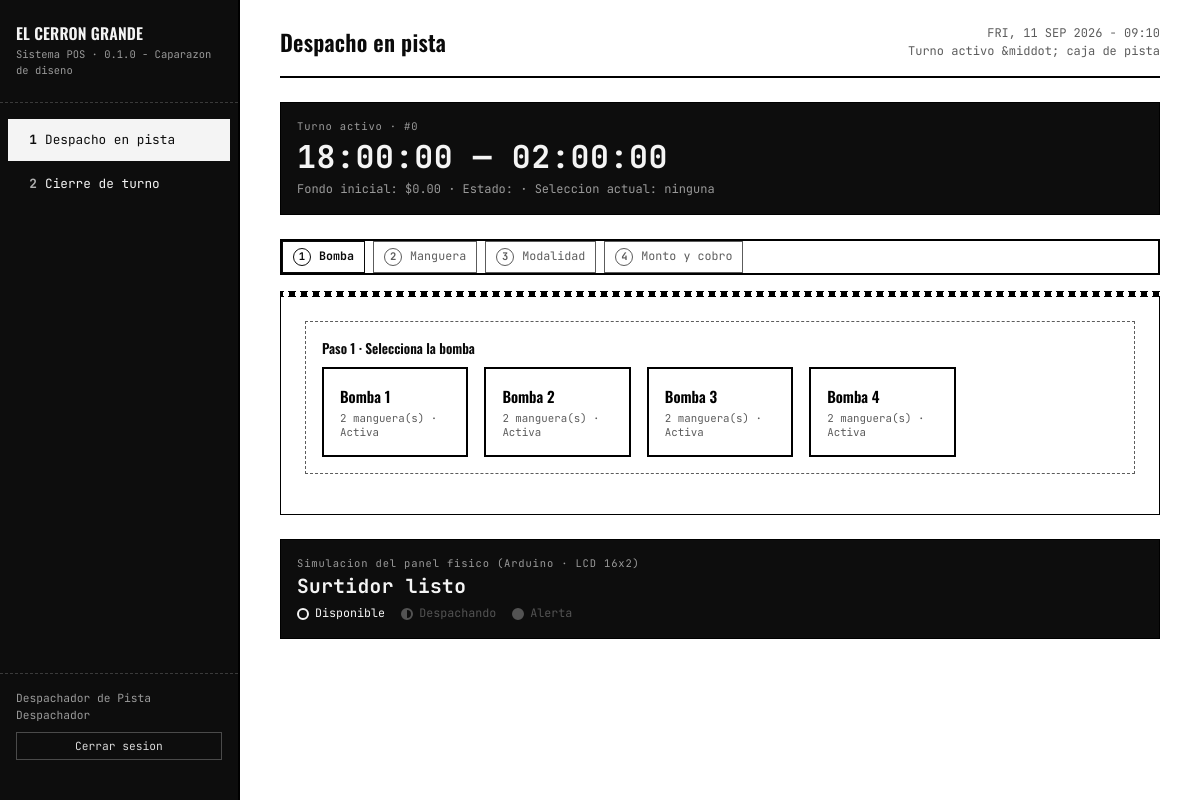
The page /index.php (signed in) on the database its author committed.
### tables this page shows
CREATE TABLE `bombas` (
  `id_bomba` INT AUTO_INCREMENT PRIMARY KEY,
  `numero_bomba` INT NOT NULL UNIQUE,
  `estado` ENUM('activa', 'mantenimiento', 'inactiva') DEFAULT 'activa'
);

### index.php (called while the page is built, shortened)
<?php
require_once __DIR__ . '/config/session.php';
$rol = Sesion::rolActual();
$vistasPorDefecto = [
    'administrador' => 'dashboard',
    'cajero'        => 'pos_tienda',
    'despachador'   => 'pos_pista',
];
$vista = $_GET['vista'] ?? $vistasPorDefecto[$rol];
$rutasPermitidas = [
    'administrador' => [
        'dashboard'   => '/view/admin/dashboard.php',
        'tanques'     => '/view/admin/tanque_monitor.php',
        'precios'     => '/view/admin/precios.php',
        'inventario'  => '/view/admin/inventario.php',
        'proveedores' => '/view/admin/proveedores.php',
        'usuarios'    => '/view/admin/usuarios.php',
        'asistencia'  => '/view/admin/asistencia.php',
        'reportes'    => '/view/admin/reportes.php',
    ],
    'cajero' => [
        'pos_tienda'  => '/view/cajero/pos_tienda.php',
        'cierre_caja' => '/view/cajero/cierre_caja.php',
    ],
    'despachador' => [
        'pos_pista'    => '/view/despachador/pos_pista.php',
        'cierre_turno' => '/view/despachador/cierre_turno.php',
    ],
];
require __DIR__ . $rutasPermitidas[$rol][$vista];

### config/session.php (called while the page is built, shortened)
<?php
class Sesion
{
    public static function rolActual(): ?string
    {
        return $_SESSION['rol'] ?? null;
    }
    public static function nombreActual(): string
    {
        return $_SESSION['nombre_usuario'] ?? 'Invitado';
    }
    public static function idUsuarioActual(): ?int
    {
        return $_SESSION['id_usuario'] ?? null;
    }
    public static function idAsistenciaActual(): ?int
    {
        return $_SESSION['id_asistencia'] ?? null;
    }
}

### controller/TurnoController.php (called while the page is built, shortened)
<?php
require_once __DIR__ . '/../config/database.php';
require_once __DIR__ . '/../config/session.php';
require_once __DIR__ . '/../model/Turno.php';
require_once __DIR__ . '/../model/Manguera.php';
require_once __DIR__ . '/../model/LecturaTurno.php';
class TurnoController
{
    public static function obtenerOAbrirTurnoActivo(string $tipoCaja): array
    {
        $conexion   = Database::obtenerConexion();
        $idUsuario  = Sesion::idUsuarioActual();
        $turno = Turno::obtenerAbiertoPorUsuario($conexion, $idUsuario);
        if ($turno === null) {
            $idTurno = Turno::abrir($conexion, Sesion::idAsistenciaActual(), $tipoCaja, self::MONTO_INICIAL_DEFECTO);
            if ($tipoCaja === 'pista') {
                foreach (Manguera::obtenerActivas($conexion) as $idManguera) {
                    $contadorInicial = Manguera::obtenerContadorActual($conexion, (int) $idManguera);
                    LecturaTurno::abrirParaTurno($conexion, $idTurno, (int) $idManguera, $contadorInicial);
                }
            }
            $turno = Turno::obtenerAbiertoPorUsuario($conexion, $idUsuario);
        }
        return [
            'id_turno'       => (int) $turno['id_turno'],
            'usuario'        => Sesion::nombreActual(),
            'tipo_caja'      => $turno['tipo_caja'],
            'hora_inicio'    => date('H:i:s', strtotime($turno['fecha_inicio'])),
            'hora_prevista'  => date('H:i:s', strtotime($turno['fecha_inicio']) + DURACION_TURNO_HORAS * 3600),
            'monto_inicial'  => (float) $turno['monto_inicial'],
            'estado'         => $turno['estado'],
        ];
    }
}

### model/Turno.php (called while the page is built, shortened)
<?php
class Turno
{
    public static function obtenerAbiertoPorUsuario(PDO $conexion, int $idUsuario): ?array
    {
        $sql = "SELECT t.* FROM turnos t
                JOIN asistencia a ON a.id_asistencia = t.id_asistencia
                WHERE a.id_usuario = :id_usuario AND t.estado = 'abierto'
                ORDER BY t.id_turno DESC LIMIT 1";
        $stmt = $conexion->prepare($sql);
        $stmt->execute([':id_usuario' => $idUsuario]);
        $fila = $stmt->fetch();
        return $fila ?: null;
    }
    public static function abrir(PDO $conexion, int $idAsistencia, string $tipoCaja, float $montoInicial = 20.00): int
    {
        $stmt = $conexion->prepare(
            'INSERT INTO turnos (id_asistencia, tipo_caja, monto_inicial) VALUES (:id_asistencia, :tipo_caja, :monto_inicial)'
        );
        $stmt->execute([
            ':id_asistencia' => $idAsistencia,
            ':tipo_caja'     => $tipoCaja,
            ':monto_inicial' => $montoInicial,
        ]);
        return (int) $conexion->lastInsertId();
    }
}

### model/Manguera.php (called while the page is built, shortened)
<?php
class Manguera
{
    public static function obtenerContadorActual(PDO $conexion, int $idManguera): float
    {
        $stmt = $conexion->prepare('SELECT contador_acumulado FROM mangueras WHERE id_manguera = :id');
        $stmt->execute([':id' => $idManguera]);
        return (float) $stmt->fetchColumn();
    }
    public static function obtenerActivas(PDO $conexion): array
    {
        $sql = "SELECT m.id_manguera FROM mangueras m
                JOIN bombas b ON b.id_bomba = m.id_bomba
                WHERE b.estado = 'activa'";
        return $conexion->query($sql)->fetchAll(PDO::FETCH_COLUMN);
    }
}

### model/LecturaTurno.php (called while the page is built, shortened)
<?php
class LecturaTurno
{
    public static function abrirParaTurno(PDO $conexion, int $idTurno, int $idManguera, float $contadorInicial): void
    {
        $stmt = $conexion->prepare(
            'INSERT INTO lecturas_turno (id_turno, id_manguera, contador_inicial) VALUES (:id_turno, :id_manguera, :contador_inicial)'
        );
        $stmt->execute([':id_turno' => $idTurno, ':id_manguera' => $idManguera, ':contador_inicial' => $contadorInicial]);
    }
}

### config/database.php (called while the page is built, shortened)
<?php
class Database
{
    private static ?PDO $conexion = null;
    public static function obtenerConexion(): PDO
    {
        if (self::$conexion === null) {
            $dsn = 'mysql:host=' . self::HOST . ';port=' . self::PUERTO
                 . ';dbname=' . self::NOMBRE . ';charset=' . self::CHARSET;
            self::$conexion = new PDO($dsn, self::USUARIO, self::CLAVE, [
                PDO::ATTR_ERRMODE            => PDO::ERRMODE_EXCEPTION,
                PDO::ATTR_DEFAULT_FETCH_MODE => PDO::FETCH_ASSOC,
                PDO::ATTR_EMULATE_PREPARES   => false,
            ]);
        }
        return self::$conexion;
    }
}

### model/Bomba.php (called while the page is built, shortened)
<?php
class Bomba
{
    public static function obtenerTodasConMangueras(PDO $conexion): array
    {
        $bombas = $conexion->query('SELECT id_bomba, numero_bomba, estado FROM bombas ORDER BY numero_bomba')->fetchAll();
        $sqlMangueras = $conexion->prepare(
            'SELECT m.id_manguera, m.color_identificador, t.tipo_combustible
             FROM mangueras m JOIN tanques t ON t.id_tanque = m.id_tanque
             WHERE m.id_bomba = :id_bomba ORDER BY m.id_manguera'
        );
        $resultado = [];
        foreach ($bombas as $b) {
            $sqlMangueras->execute([':id_bomba' => $b['id_bomba']]);
            $mangueras = [];
            foreach ($sqlMangueras->fetchAll() as $m) {
                $mangueras[] = [
                    'id'          => $m['id_manguera'],
                    'combustible' => ucfirst($m['tipo_combustible']),
                    'color'       => $m['color_identificador'],
                    'estado'      => $b['estado'] === 'activa' ? 'disponible' : 'bloqueada',
                ];
            }
            $resultado[] = [
                'id'        => $b['id_bomba'],
                'numero'    => $b['numero_bomba'],
                'estado'    => $b['estado'],
                'mangueras' => $mangueras,
            ];
        }
        return $resultado;
    }
}

### controller/DespachoController.php (called while the page is built, shortened)
<?php
require_once __DIR__ . '/../config/database.php';
require_once __DIR__ . '/../model/Bomba.php';
require_once __DIR__ . '/../model/Manguera.php';
class DespachoController
{
    public static function bombas(): array
    {
        return Bomba::obtenerTodasConMangueras(Database::obtenerConexion());
    }
}

### view/despachador/pos_pista.php (the view, shortened to what this page needs)
<?php
require_once __DIR__ . '/../../controller/DespachoController.php';
require_once __DIR__ . '/../../controller/TurnoController.php';
$tituloPagina    = 'Despacho en pista';
$subtituloPagina = 'Turno activo &middot; caja de pista';
$vistaActiva     = 'pos_pista';
require __DIR__ . '/../layout/header.php';
$bombas      = DespachoController::bombas();
$turno       = TurnoController::obtenerOAbrirTurnoActivo('pista');
?>
<div class="visor" style="margin-bottom:24px;">
    <div class="visor__etiqueta">Turno activo &middot; #<?= $turno['id_turno'] ?></div>
    <div class="visor__digitos"><?= htmlspecialchars($turno['hora_inicio']) ?> &mdash; <?= htmlspecialchars($turno['hora_prevista']) ?></div>
    <div style="margin-top:8px; font-size:0.8rem; color:#9a9a9a;">
        Fondo inicial: $<?= number_format($turno['monto_inicial'], 2) ?> &middot; Estado: <?= htmlspecialchars($turno['estado']) ?>
        &middot; Seleccion actual: <span id="resumen-seleccion">ninguna</span>
    </div>
</div>
<form id="form-despacho" method="post" action="index.php?accion=despacho">
<div class="pasos">
    <div class="paso activo" data-paso-indicador="1"><span class="num-paso">1</span> Bomba</div>
    <div class="paso" data-paso-indicador="2"><span class="num-paso">2</span> Manguera</div>
    <div class="paso" data-paso-indicador="3"><span class="num-paso">3</span> Modalidad</div>
    <div class="paso" data-paso-indicador="4"><span class="num-paso">4</span> Monto y cobro</div>
</div>
<div class="ticket">
    <div class="ticket__borde-perforado"></div>
    <div class="ticket__cuerpo">
        <div class="bloque-paso" data-paso="1">
            <div class="bloque-paso__titulo">Paso 1 &middot; Selecciona la bomba</div>
            <div class="grilla-teclas" id="grilla-bombas">
                <?php foreach ($bombas as $b): ?>
                <button class="tecla" type="button"
                        data-bomba-id="<?= $b['id'] ?>"
                        <?= $b['estado'] !== 'activa' ? 'disabled' : '' ?>>
                    <div class="tecla__titulo">Bomba <?= $b['numero'] ?></div>
                    <div class="tecla__meta">
                        <?= count($b['mangueras']) ?> manguera(s) &middot;
                        <?= $b['estado'] === 'activa' ? 'Activa' : 'Mantenimiento' ?>
                    </div>
                </button>
                <?php endforeach; ?>
            </div>
        </div>
    </div>
</div>
</form>
<div class="visor" id="panel-arduino">
    <div class="visor__etiqueta">Simulacion del panel fisico (Arduino &middot; LCD 16x2)</div>
    <div class="visor__digitos" id="pantalla-lcd" style="font-size:1.3rem;">Surtidor listo</div>
    <div style="margin-top:8px; display:flex; gap:16px;">
        <span class="estado estado--normal" id="led-verde"><span class="estado__marca"></span> Disponible</span>
        <span class="estado estado--advertencia" id="led-amarillo" style="opacity:0.3;"><span class="estado__marca"></span> Despachando</span>
        <span class="estado estado--alerta" id="led-rojo" style="opacity:0.3;"><span class="estado__marca"></span> Alerta</span>
    </div>
</div>
<?php require __DIR__ . '/../layout/footer.php'; ?>

### view/layout/header.php (shortened to what this page needs)
<?php
$rol = Sesion::rolActual();
$vistaActiva = $vistaActiva ?? '';
?>
<!DOCTYPE html>
<html lang="es">
<head>
    <link rel="stylesheet" href="assets/css/style.css">
</head>
<body>
<div class="app-shell">
    <nav class="rail">
        <div>
            <div class="rail__marca">
                <div class="fuente-display">EL CERRON GRANDE</div>
                <small>Sistema POS &middot; <?= VERSION_SISTEMA ?></small>
            </div>
            <ul class="rail__lista">
                <?php if ($rol === 'administrador'): ?>
                    <li><a class="rail__key <?= $vistaActiva === 'dashboard' ? 'activo' : '' ?>" href="index.php?vista=dashboard"><span class="num">1</span> Panel general</a></li>
                    <li><a class="rail__key <?= $vistaActiva === 'tanques' ? 'activo' : '' ?>" href="index.php?vista=tanques"><span class="num">2</span> Tanques (Arduino)</a></li>
                    <li><a class="rail__key <?= $vistaActiva === 'precios' ? 'activo' : '' ?>" href="index.php?vista=precios"><span class="num">3</span> Precios</a></li>
                    <li><a class="rail__key <?= $vistaActiva === 'inventario' ? 'activo' : '' ?>" href="index.php?vista=inventario"><span class="num">4</span> Inventario y tienda</a></li>
                    <li><a class="rail__key <?= $vistaActiva === 'proveedores' ? 'activo' : '' ?>" href="index.php?vista=proveedores"><span class="num">5</span> Proveedores y cisternas</a></li>
                    <li><a class="rail__key <?= $vistaActiva === 'usuarios' ? 'activo' : '' ?>" href="index.php?vista=usuarios"><span class="num">6</span> Usuarios</a></li>
                    <li><a class="rail__key <?= $vistaActiva === 'asistencia' ? 'activo' : '' ?>" href="index.php?vista=asistencia"><span class="num">7</span> Asistencia</a></li>
                    <li><a class="rail__key <?= $vistaActiva === 'reportes' ? 'activo' : '' ?>" href="index.php?vista=reportes"><span class="num">8</span> Reportes</a></li>
                <?php elseif ($rol === 'despachador'): ?>
                    <li><a class="rail__key <?= $vistaActiva === 'pos_pista' ? 'activo' : '' ?>" href="index.php?vista=pos_pista"><span class="num">1</span> Despacho en pista</a></li>
                    <li><a class="rail__key <?= $vistaActiva === 'cierre_turno' ? 'activo' : '' ?>" href="index.php?vista=cierre_turno"><span class="num">2</span> Cierre de turno</a></li>
                <?php endif; ?>
            </ul>
        </div>
        <div class="rail__pie">
            <div><?= htmlspecialchars(Sesion::nombreActual()) ?></div>
            <div><?= ucfirst((string) $rol) ?></div>
            <form method="get" action="index.php">
                <button type="submit">Cerrar sesion</button>
            </form>
        </div>
    </nav>
    <main class="main">
        <div class="encabezado-vista">
            <h1><?= htmlspecialchars($tituloPagina ?? '') ?></h1>
            <div class="contexto">
                <?= strtoupper(date('D, d M Y - H:i')) ?><br>
                <?= htmlspecialchars($subtituloPagina ?? '') ?>
            </div>
        </div>

### view/layout/footer.php
    </main>
</div>
</body>
</html>

### rows shown on the page
bombas: numero "1", count($b['mangueras']) "2", estado "Activa"
bombas: numero "2", count($b['mangueras']) "2", estado "Activa"
bombas: numero "3", count($b['mangueras']) "2", estado "Activa"
bombas: numero "4", count($b['mangueras']) "2", estado "Activa"

### other values the page prints
VERSION_SISTEMA "0.1.0 - Caparazon de diseno"
Sesion::nombreActual() "Despachador de Pista"
$rol "Despachador"
$tituloPagina "Despacho en pista"
$subtituloPagina "Turno activo &middot; caja de pista"
$turno['id_turno'] "0"
$turno['hora_inicio'] "18:00:00"
$turno['hora_prevista'] "02:00:00"
$turno['monto_inicial'] "0.00"
